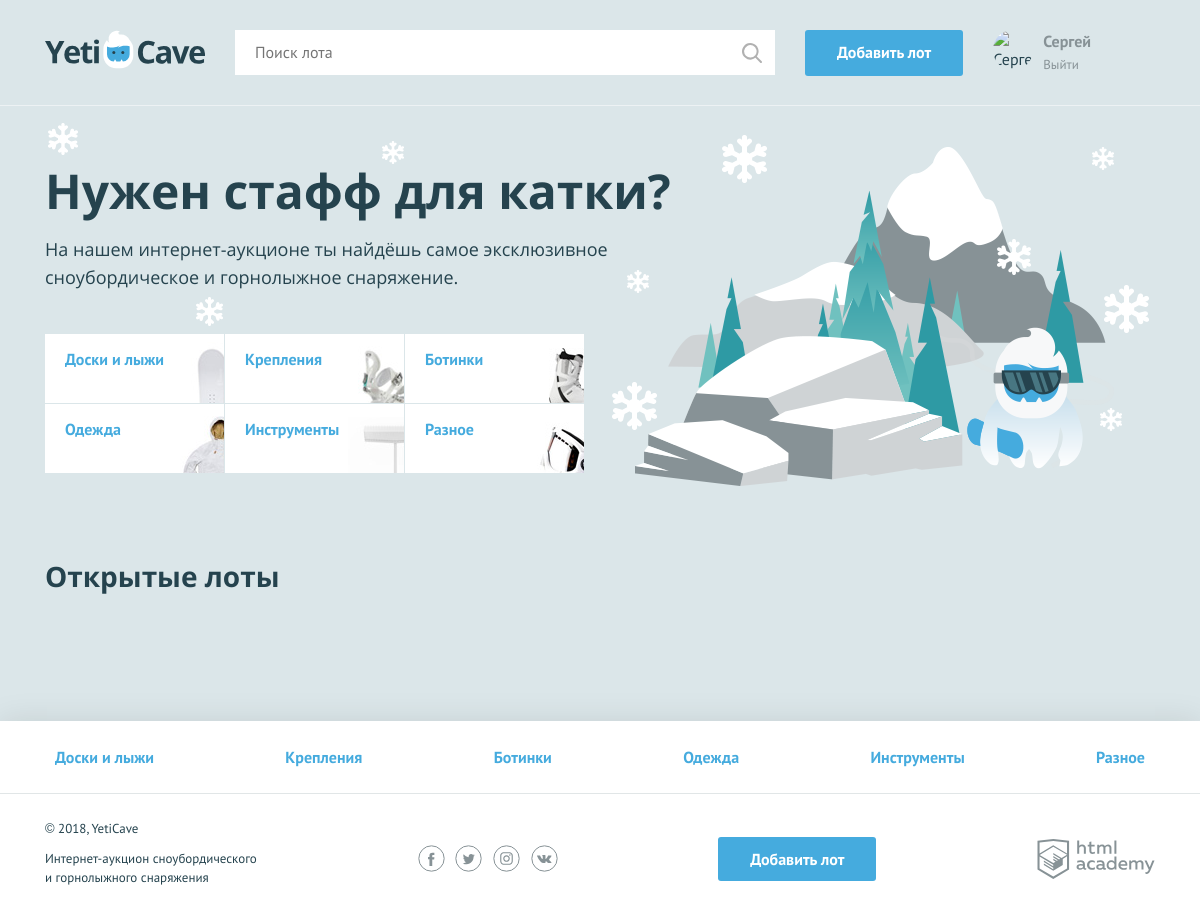
/ (signed in), run on the app's committed database.
### tables this page shows
CREATE TABLE categories (
  id INT AUTO_INCREMENT PRIMARY KEY,
  category_name CHAR(64),
  class_name CHAR(64)
);

### functions.php (called while the page is built, shortened)
<?php
    $categories_sql = 'SELECT id, category_name, class_name FROM categories';
    function include_template($name, $data) {
        $name = 'templates/' . $name;
        extract($data);
        require $name;
        $result = ob_get_clean();
        return $result;
    }
    function get_link_db($link, $sql) {
        if (!$link) {
            $error = mysqli_connect_error();
            show_error($content, $error);
        } else {
            $result = mysqli_query($link, $sql);
            if (!$result) {
                $error = mysqli_error($link);
                show_error($content, $error);
            } else {
                return $result;
            }
        }
    }
    function get_data_db($link, $sql, $flag) {
        $link_result = get_link_db($link, $sql);
        if ($link_result) {
            if ($flag == 'list') {
                return $list = mysqli_fetch_all($link_result, MYSQLI_ASSOC);
            }
        }
    }

### templates/index.php (the view, shortened to what this page needs)
<section class="promo">
    <h2 class="promo__title">Нужен стафф для катки?</h2>
    <p class="promo__text">На нашем интернет-аукционе ты найдёшь самое эксклюзивное сноубордическое и горнолыжное снаряжение.</p>
    <ul class="promo__list">
        <?php foreach ($categories_list as $key): ?>
            <li class="promo__item  promo__item--<?=$key['class_name']; ?>">
                <a class="promo__link" href="all-lots.php?category=<?=$key['id']; ?>"><?=$key['category_name']; ?></a>
            </li>
        <?php endforeach; ?>
    </ul>
</section>
<section class="lots">
    <div class="lots__header">
        <h2>Открытые лоты</h2>
    </div>
        <?php foreach ($lots_list as $key):
            $spend_time= strtotime($key['end_date']);
            if(time() < $spend_time): ?>
        <?php endif;
        endforeach; ?>
</section>

### templates/layout.php (shortened to what this page needs)
<!DOCTYPE html>
<html lang="ru">
<head>
    <link href="css/normalize.min.css" rel="stylesheet">
    <link href="css/style.css" rel="stylesheet">
</head>
<body>
<div class="page-wrapper">
    <header class="main-header">
        <div class="main-header__container container">
            <a class="main-header__logo">
                <img src="img/logo.svg" width="160" height="39" alt="Логотип компании YetiCave">
            </a>
            <form class="main-header__search" method="get" action="search.php">
                <input type="search" name="search" placeholder="Поиск лота">
                <input class="main-header__search-btn" type="submit" name="find" value="Найти">
            </form>
            <?php if (isset($_SESSION['user'])): ?>
            <a class="main-header__add-lot button" href="add.php">Добавить лот</a>
            <?php endif;?>
            <nav class="user-menu">
                <?php if (isset($_SESSION['user'])): ?>
                        <div class="user-menu__image">
                            <img src="img/<?=$_SESSION['user']['avatar']; ?>" width="40" height="40" alt="<?=strip_tags($_SESSION['user']['user_name']); ?>">
                        </div>
                        <div class="user-menu__logged">
                            <p><?=strip_tags($_SESSION['user']['user_name']); ?></p>
                            <a href="logout.php">Выйти</a>
                        </div>
                    <?php endif;?>
            </nav>
        </div>
    </header>
    <main class="<?php echo ($_SERVER['REQUEST_URI'] == '/') ? 'container' : '' ?>"><?=$content; ?></main>
</div>
<footer class="main-footer">
    <nav class="nav">
        <ul class="nav__list container">
            <?php foreach ($categories_list as $key): ?>
                <li class="nav__item">
                    <a href="all-lots.php?category=<?=$key['id']; ?>"><?=$key['category_name']; ?></a>
                </li>
            <?php endforeach; ?>
        </ul>
    </nav>
    <div class="main-footer__bottom container">
        <div class="main-footer__copyright">
            <p>© 2018, YetiCave</p>
            <p>Интернет-аукцион сноубордического и горнолыжного снаряжения</p>
        </div>
        <div class="main-footer__social social">
            <a class="social__link social__link--facebook" href="#">
            </a>
            <a class="social__link social__link--twitter" href="#">
            </a>
            <a class="social__link social__link--instagram" href="#">
            </a>
            <a class="social__link social__link--vkontakte" href="#">
            </a>
        </div>
        <?php if (isset($_SESSION['user'])): ?>
        <a class="main-footer__add-lot button" href="add.php">Добавить лот</a>
        <?php endif; ?>
        <div class="main-footer__developed-by">
            <a class="logo-academy" href="https://htmlacademy.ru/intensive/php">
            </a>
        </div>
    </div>
</footer>
</body>
</html>

### index.php (shortened to what this page needs)
<?php
    $title = "YetiCave";
    require_once('db.php');
    require_once('functions.php');
    $lots_list_sql = 'SELECT lots.id, creation_date, end_date, lot_name, image, start_price, category_name FROM lots JOIN categories ON categories.id = lots.categories_id ORDER BY creation_date DESC';
    $categories_list = get_data_db($link, $categories_sql, 'list');
    $lots_list = get_data_db($link, $lots_list_sql, 'list');
    $content = include_template('index.php', compact('lots_list', 'categories_list'));
    $layout_content = include_template('layout.php', compact('content', 'categories_list', 'title'));
    print($layout_content);

### data on the page
categories: shows a picture, category_name "Доски и лыжи"
categories: shows a picture, category_name "Крепления"
categories: shows a picture, category_name "Ботинки"
categories: shows a picture, category_name "Одежда"
categories: shows a picture, category_name "Инструменты"
categories: shows a picture, category_name "Разное"

### other printed values
strip_tags($_SESSION['user']['user_name']) "Сергей"
